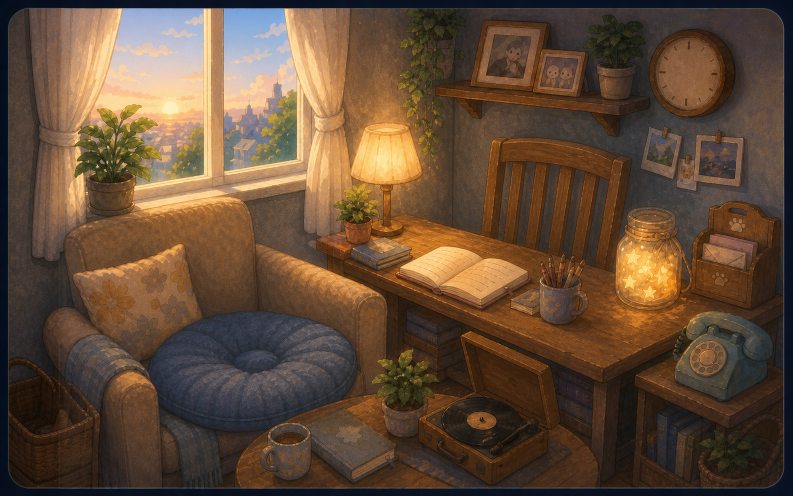
#> input picture arts/rooms/study/source/golden.png, 1586 x 992 px (shown at 1/2 size)
$ python fit-disc-ellipse.py ../arts/rooms/study/source/golden.png --seed 1.0 1.0
#> lines starting #> are read from the running program, lines starting #| are printed output that depends on the picture; after the words box and inside, x2 and y2 are one past the last pixel; in counts of white or black regions, pixels touching at a corner belong together
"""Fit the perspective ellipse of a painted disc (vinyl, plate, clock face…)
in a room's base art, for living-prop geometry in the room template.

The disc must be a near-black, low-chroma region; everything the marching
rays hit beyond it (case rim, table) must be either lighter or tinted. Rays
leave a seed point, record the last "dark" sample of the first dark run, and
skip an angular sector where something (a tonearm) crosses the rim. The rim
samples are then fit with a RANSAC-guarded direct least-squares ellipse.

Output is in pixi conventions: tilt in radians, positive = clockwise on
screen, ready for `PxEllipse` in src/themes/cinnaglass/room/room-types.ts.

    python scripts/fit-disc-ellipse.py public/rooms/study/golden.png \
        --seed 963 842 --skip 0 85 --dark 48 --chroma 24 --overlay fit.png

Needs Pillow + numpy only.
"""

from __future__ import annotations

import argparse
import math
import random

import numpy as np
from PIL import Image, ImageDraw


# [47 lines left out: functions fit_ellipse, rim_distance, not called in this run]


def rim_samples(dark: np.ndarray, seed, skip, r_min, r_max, gap_px) -> np.ndarray:
    pts = []
    for deg in range(0, 360, 2):
        if skip[0] <= deg <= skip[1]:
            continue
        a = math.radians(deg)
        last, gap = None, 0.0
        for r in np.arange(r_min, r_max, 0.5):
            xx = int(round(seed[0] + r * math.cos(a)))
            yy = int(round(seed[1] + r * math.sin(a)))
            if not (0 <= yy < dark.shape[0] and 0 <= xx < dark.shape[1]):
                break
            if dark[yy, xx]:
                last, gap = r, 0.0
            else:
                gap += 0.5
                if gap >= gap_px and last is not None:
                    break
        if last is not None:
            pts.append((seed[0] + last * math.cos(a), seed[1] + last * math.sin(a)))
    return np.array(pts)


# [18 lines left out: function ransac, not called in this run]


def main() -> None:
    ap = argparse.ArgumentParser(description=__doc__, formatter_class=argparse.RawDescriptionHelpFormatter)
    ap.add_argument("image")
    ap.add_argument("--seed", nargs=2, type=float, required=True, metavar=("X", "Y"), help="a point well inside the disc")
    ap.add_argument("--skip", nargs=2, type=float, default=(1, 0), metavar=("A0", "A1"), help="screen-angle sector (deg, y down) to ignore")
    ap.add_argument("--dark", type=int, default=30, help="max(R,G,B) below this counts as disc")
    ap.add_argument("--chroma", type=int, default=12, help="|R-B| below this counts as disc")
    ap.add_argument("--r-min", type=float, default=30, help="start marching past the label")
    ap.add_argument("--r-max", type=float, default=120)
    ap.add_argument("--gap", type=float, default=7, help="px of non-dark that ends the disc run")
    ap.add_argument("--tol", type=float, default=1.5, help="inlier distance px")
    ap.add_argument("--overlay", help="write a 3× crop with the fit drawn on it")
    args = ap.parse_args()

    im = np.asarray(Image.open(args.image).convert("RGB")).astype(int)
    dark = (im.max(axis=2) < args.dark) & (np.abs(im[..., 0] - im[..., 2]) < args.chroma)
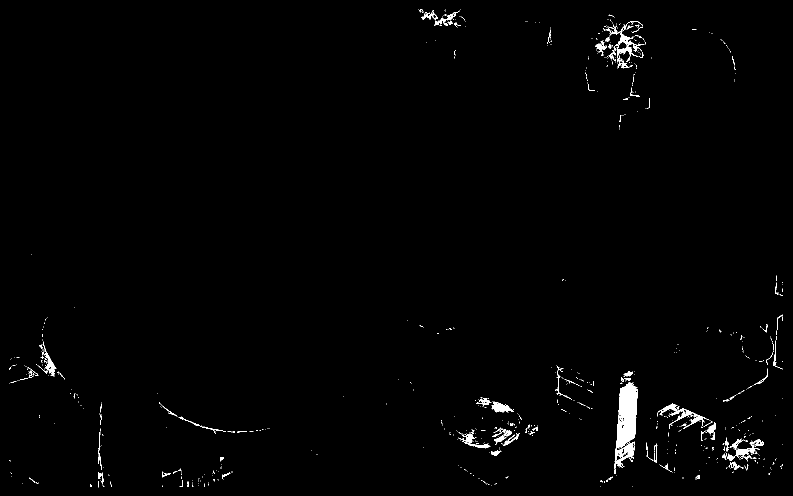
#> dark: shape (992, 1586) bool (shown at 1/2 size); 1% white; 743 white regions (661 under 20 px), largest, box (x1, y1, x2, y2) and area: (1228, 765, 1276, 948) 4940, (1206, 42, 1288, 124) 1079, (1454, 877, 1528, 922) 808
    pts = rim_samples(dark, args.seed, args.skip, args.r_min, args.r_max, args.gap)
#> pts = empty array
    if len(pts) < 12:
#> (the run stopped early here; a loop or call above may not have finished)

$ run again, with arts/rooms/study/source/master-night.png copied over arts/rooms/study/source/golden.png
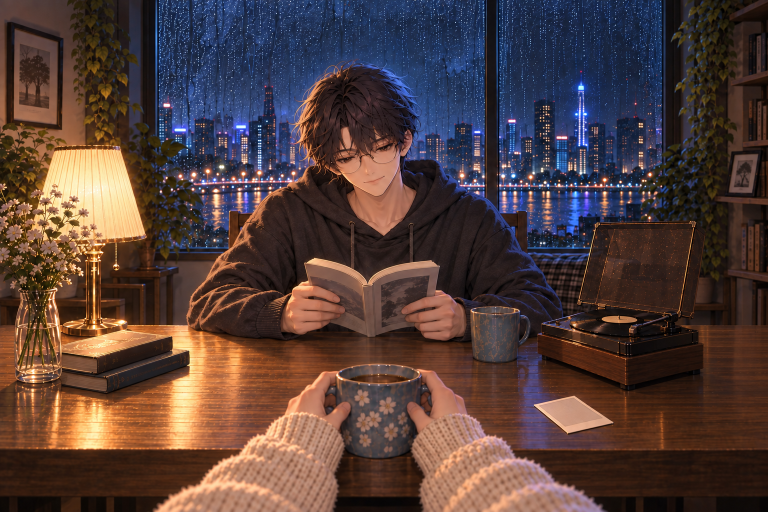
#> input picture arts/rooms/study/source/master-night.png, 1536 x 1024 px (shown at 1/2 size)
#> in main, `dark = (im.max(axis=2) < args.dark) & (np.abs(im[..., 0] - im[..., 2])..`:
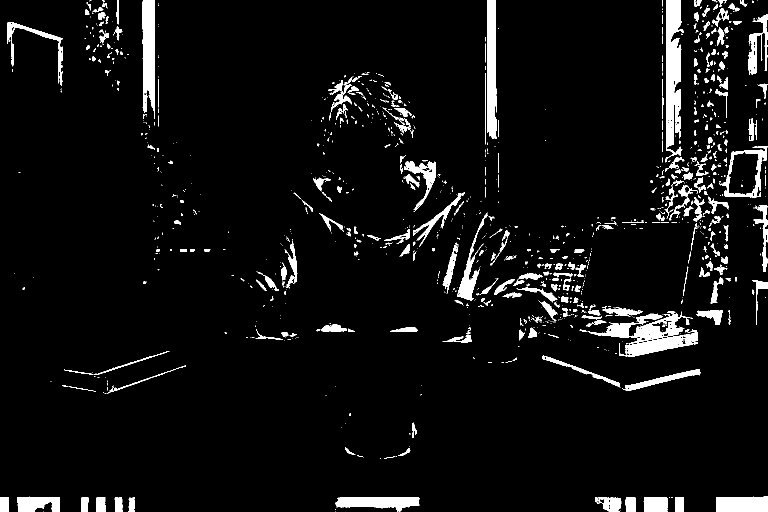
#> dark: shape (1024, 1536) bool (shown at 1/2 size); 5.6% white; 1158 white regions (834 under 20 px), largest, box (x1, y1, x2, y2) and area: (1331, 0, 1367, 325) 7726, (1238, 623, 1396, 714) 5752, (285, 0, 310, 238) 4936
#> pts = 23 rows, first 8: [97.68, 71.24], [95.17, 74.57], [87.18, 73.31], [76.8, 69.25], [67.54, 65.26], [60.05, 62.14], [55.2, 61.19], [49.21, 58.45]
#> the loop in ransac, `for _ in range(iters):` made 4000 passes
#| platter: { cx: 84.6, cy: 94.9, rx: 81.8, ry: 20.2, tilt: 0.467 }
#| tilt 26.78 deg clockwise | inliers 14/23 | rms 0.63px
